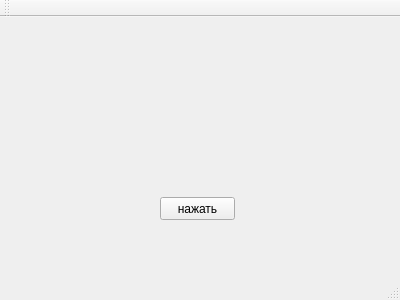
<?xml version="1.0" encoding="UTF-8"?>
<ui version="4.0">
 <class>MainWindow</class>
 <widget class="QMainWindow" name="MainWindow">
  <property name="geometry">
   <rect>
    <x>0</x>
    <y>0</y>
    <width>400</width>
    <height>300</height>
   </rect>
  </property>
  <property name="windowTitle">
   <string>MainWindow</string>
  </property>
  <widget class="QWidget" name="centralWidget">
   <widget class="QPushButton" name="pushButton">
    <property name="geometry">
     <rect>
      <x>160</x>
      <y>180</y>
      <width>75</width>
      <height>23</height>
     </rect>
    </property>
    <property name="text">
     <string>нажать</string>
    </property>
   </widget>
   <widget class="QLabel" name="label">
    <property name="geometry">
     <rect>
      <x>80</x>
      <y>50</y>
      <width>241</width>
      <height>71</height>
     </rect>
    </property>
    <property name="text">
     <string/>
    </property>
   </widget>
  </widget>
  <widget class="QMenuBar" name="menuBar">
   <property name="geometry">
    <rect>
     <x>0</x>
     <y>0</y>
     <width>400</width>
     <height>21</height>
    </rect>
   </property>
  </widget>
  <widget class="QToolBar" name="mainToolBar">
   <attribute name="toolBarArea">
    <enum>TopToolBarArea</enum>
   </attribute>
   <attribute name="toolBarBreak">
    <bool>false</bool>
   </attribute>
  </widget>
  <widget class="QStatusBar" name="statusBar"/>
 </widget>
 <layoutdefault spacing="6" margin="11"/>
 <resources/>
 <connections/>
</ui>
